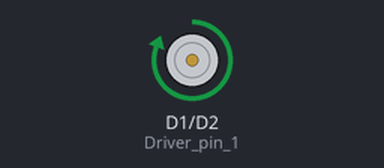
Recording of a program running on a simulated ESP8266 (Wemos D1 mini). Shown: motor-driver pin pairs drawn as motors (green arrow = first pin HIGH = forward, orange = second pin HIGH = backward, longer = more drive). WiFi joins after 1.5 s; servers stay silent unless stated; what the program prints to the serial monitor is not drawn.

Above: at 9.54 s.
At 10.99 s:
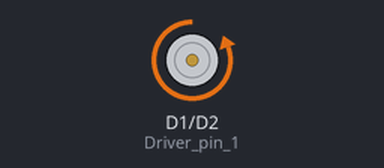
At 12.29 s:
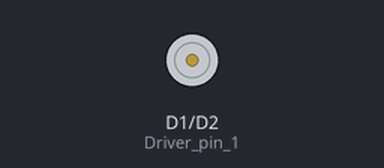
Timing chart, 0 to 12.6 s (numbered marks = the images above):
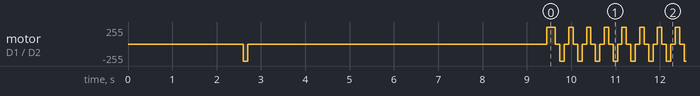

Measured:
- by itself, motor on D1 (Driver_pin_1) / D2 (Driver_pin_2): stopped → backward 255/255 at 2.6 s, → stopped 0.10 s later, → forward 255/255 6.7 s later, → stopped 0.20 s later, … (1207 changes in this stretch)

The program:

main.cpp
```cpp
#include <TimeLib.h>              //https://github.com/PaulStoffregen/Time
#include <ESP8266WiFi.h>
#include <WiFiUdp.h>
#include <WiFiManager.h>          //https://github.com/tzapu/WiFiManager
#include "drv8871.h"              //https://www.adafruit.com/product/3190

#define DCDC_Enable_Pin  D3
#define Driver_pin_1     D1
#define Driver_pin_2     D2


//function prototypes:
time_t getNtpTime();
int getDst(time_t epoch);
void sendNTPpacket(IPAddress &address);

DRV8871 driver(Driver_pin_1,Driver_pin_2);

//Buffers to hold current state of actual clock hardware:
unsigned int clockHours = 0;
unsigned int clockMinutes = 0;

// NTP Servers:
static const char ntpServerName[] = "dk.pool.ntp.org";

const int timeZone = 1;     // Central European Time

WiFiUDP Udp;
unsigned int localPort = 9001;  // local port to listen for UDP packets

void configModeCallback (WiFiManager *myWiFiManager) {
  Serial.println("Entered config mode");
  Serial.println("AP: " + myWiFiManager->getConfigPortalSSID());
  Serial.println("IP: " + WiFi.softAPIP().toString());
}

void DCDCcontrol(bool power){
  if(power){
    pinMode(Driver_pin_1,OUTPUT);
    pinMode(Driver_pin_2,OUTPUT);
    driver.coast(); //Set pins to GND
    digitalWrite(DCDC_Enable_Pin,HIGH); //Power On.
  }
  else{  //Should set pins to High impedace mode .. but maybe it's just INPUT_PULLUP??
    driver.brake(); //set pins to 5V
    pinMode(Driver_pin_1,INPUT);
    pinMode(Driver_pin_2,INPUT);
    digitalWrite(DCDC_Enable_Pin,LOW); //Power Off.
  }
  //TODO: measure and calibrate DCDC startup time
  delay(100); //let the step-up converter settle in.
}

void tick(int minutes){
  static bool polarity = LOW; //the westerstrand hadware requires every other 24V pulse to have reverse polarity

  unsigned long callTime = millis();
  int runTime = 1;

  DCDCcontrol(true);

 // for (int n = 0; n < minutes; n++) //Pulse n minutes
  while(minutes>0)
  {
    if(polarity) driver.forward();
    else driver.reverse();
    delay(100); //wait for the minute hand to move
    driver.coast(); //release the outputs of the motor driver.
    delay(100); //wait for the hardware to calm down from a pulse
    polarity = !polarity; //flip the polarity.

    //update memory to reflect hardware state:
    clockMinutes++;
    if(clockMinutes == 60) clockHours++;
    clockMinutes = clockMinutes % 60; //minutes go from 0 to 59
    clockHours = clockHours % 12; //hours go from 0 to 11

    Serial.print(minutes); Serial.print("  "); Serial.write(0x8); Serial.write(0x8); Serial.write(0x8); Serial.write(0x8); Serial.write(0x8);

    minutes--;
  }

  DCDCcontrol(false);
  //delay(1500); //let the DCDC calm down
}

unsigned int getTicksToTime(int h, int m){
  //12 hour format of hourFormat12() is 1-12
  //12 hour format of clockHours is 0-11
  h = h % 12;

  if(m==0 && (clockHours+1)%12 == h) return 1; //At the start of each hour...

  int deltaHours = h - clockHours;
  if(deltaHours<0) deltaHours = 12 + deltaHours; //if clock is ahead of time (adding a negative number)

  int deltaMinutes = m - clockMinutes;
  if(deltaMinutes<0) deltaMinutes = 60 + deltaMinutes;

  unsigned int ticks = deltaMinutes + 60 * deltaHours;

  if(ticks) {Serial.print("Deltatime is "); Serial.print(ticks); Serial.print(" minutes. "); Serial.print("("); Serial.print(deltaHours); Serial.print(" hours and "); Serial.print(deltaMinutes); Serial.println(" minutes)");}
  return ticks;
}


void setup()
{
  Serial.begin(115200);

  pinMode(DCDC_Enable_Pin, OUTPUT);
  digitalWrite(DCDC_Enable_Pin, LOW); //default to Off

  delay(2500);

  tick(1); //tick one minute to make sure clock hardware polarity is known.

  Serial.println("ON! .. did you hear a tick? you have five seconds to set the time to 12:01!");
  delay(5000); //wait five seconds for user to readjust the minute hand, in case it didn't move.

  WiFi.hostname("NTPClock");

  //WiFiManager
  //Local intialization. Once its business is done, there is no need to keep it around
  WiFiManager wifiManager;
  Serial.println("Connecting to wifi..");
  wifiManager.setAPCallback(configModeCallback); //set callback that gets called when connecting to previous WiFi fails, and enters Access Point mode
  wifiManager.setConnectTimeout(30); //try to connect to known wifis for a long time before defaulting to AP mode

  //fetches ssid and pass and tries to connect
  //if it does not connect it starts an access point with the specified name
  //and goes into a blocking loop awaiting configuration
  if (!wifiManager.autoConnect("westerstrand_wifi_config")) {
    Serial.println("failed to connect and hit timeout");
    ESP.restart(); //reset and try again, or maybe put it to deep sleep
  }

  Serial.println();
  Serial.print("WiFi up!");
  Serial.print("  IPv4: ");
  Serial.println(WiFi.localIP());

  Udp.begin(localPort);
  Serial.print("Local port: ");
  Serial.println(Udp.localPort());
  Serial.println("waiting for sync");
  setSyncProvider(getNtpTime);
  setSyncInterval(3600); //Sync every hour
}

time_t prevDisplay = 0; // when the digital clock was displayed
unsigned int deltaTimeInMinutes;

void loop()
{
  if (timeStatus() != timeNotSet) {
    if (minute() != minute(prevDisplay)) { //only change time if a minute has passed.

      Serial.println();
      Serial.print("Actual time is: "); Serial.print(hourFormat12()); Serial.print(":"); Serial.print(minute()); Serial.print(", Hardware time is: "); Serial.print(clockHours); Serial.print(":"); Serial.println(clockMinutes);

      //check three times (first might be longer than a minute, second run might happen during a passing minute, in which case the third time wont.)
      for(int i = 0; i<3 ; i++){
      deltaTimeInMinutes = getTicksToTime(hourFormat12(),minute());
      tick(deltaTimeInMinutes);
      }

      Serial.print("Done! "); Serial.print("Actual time is: "); Serial.print(hourFormat12()); Serial.print(":"); Serial.print(minute()); Serial.print(", Hardware time is: "); Serial.print(clockHours); Serial.print(":"); Serial.println(clockMinutes);
      prevDisplay = now();
    }
  }
}


/*-------- NTP code ----------*/

const int NTP_PACKET_SIZE = 48; // NTP time is in the first 48 bytes of message
byte packetBuffer[NTP_PACKET_SIZE]; //buffer to hold incoming & outgoing packets

time_t getNtpTime()
{
  IPAddress ntpServerIP; // NTP server's ip address

  while (Udp.parsePacket() > 0) ; // discard any previously received packets
  Serial.println("Transmit NTP Request");
  // get a random server from the pool
  WiFi.hostByName(ntpServerName, ntpServerIP);
  Serial.print(ntpServerName);
  Serial.print(": ");
  Serial.println(ntpServerIP);
  sendNTPpacket(ntpServerIP);
  uint32_t beginWait = millis();
  while (millis() - beginWait < 3000) {
    int size = Udp.parsePacket();
    if (size >= NTP_PACKET_SIZE) {
      Serial.println("Receive NTP Response");
      Udp.read(packetBuffer, NTP_PACKET_SIZE);  // read packet into the buffer
      unsigned long secsSince1900;
      // convert four bytes starting at location 40 to a long integer
      secsSince1900 =  (unsigned long)packetBuffer[40] << 24;
      secsSince1900 |= (unsigned long)packetBuffer[41] << 16;
      secsSince1900 |= (unsigned long)packetBuffer[42] << 8;
      secsSince1900 |= (unsigned long)packetBuffer[43];

      uint32_t epochUTC=secsSince1900 - 2208988800UL;
      return epochUTC + timeZone * SECS_PER_HOUR + getDst(epochUTC);
      //return secsSince1900 - 2208988800UL + timeZone * SECS_PER_HOUR;
    }
  }
  Serial.println("No NTP Response :-(");
  return 0; // return 0 if unable to get the time
}

/*
 * Edited from avr-libc/include/util/eu_dst.h
 * (c)2012 Michael Duane Rice All rights reserved.
*/

//DST goes true on the last sunday of march @ 2:00 (CET)
//DST goes false on the last sunday of october @ 3:00 (CEST)

#define MARCH 3
#define OCTOBER 10
#define SHIFTHOUR 2

int getDst(time_t epoch) { //eats local time (CET/CEST)

  uint8_t mon, mday, hh, day_of_week, d;
  int n;

  mon = month(epoch);
  day_of_week = weekday(epoch)-1; //paul's library sets sunday==1, this code expects "days since sunday" http://www.cplusplus.com/reference/ctime/tm/
  mday = day(epoch)-1; //zero index the day as well
  hh = hour(epoch);

  if ((mon > MARCH) && (mon < OCTOBER)) return 3600;
  if (mon < MARCH) return 0;
  if (mon > OCTOBER) return 0;

  //determine mday of last Sunday
  n = mday;
  n -= day_of_week;
  n += 7;
  d = n % 7;  // date of first Sunday
  if(d==0) d=7; //if the month starts on a monday, the first sunday is on the seventh.

  n = 31 - d;
  n /= 7; //number of Sundays left in the month

  d = d + 7 * n;  // mday of final Sunday

  //If the 1st of the month is a thursday, the last sunday will be on the 25th.
  //Apparently this algorithm calculates it to be on the 32nd...
  //Dirty fix, until something smoother comes along:
  if(d==31) d=24;

  if (mon == MARCH) {
    if (d > mday) return 0;
    if (d < mday) return 3600;
    if (hh < SHIFTHOUR) return 0;
    return 3600;
  }
  //the month is october:
  if (d > mday) return 3600;
  if (d < mday) return 0;
  if (hh < SHIFTHOUR+1) return 3600;
  return 0;
}

// send an NTP request to the time server at the given address
void sendNTPpacket(IPAddress &address)
{
  // set all bytes in the buffer to 0
  memset(packetBuffer, 0, NTP_PACKET_SIZE);
  // Initialize values needed to form NTP request
  // (see URL above for details on the packets)
  packetBuffer[0] = 0b11100011;   // LI, Version, Mode
  packetBuffer[1] = 0;     // Stratum, or type of clock
  packetBuffer[2] = 6;     // Polling Interval
  packetBuffer[3] = 0xEC;  // Peer Clock Precision
  // 8 bytes of zero for Root Delay & Root Dispersion
  packetBuffer[12] = 49;
  packetBuffer[13] = 0x4E;
  packetBuffer[14] = 49;
  packetBuffer[15] = 52;
  // all NTP fields have been given values, now
  // you can send a packet requesting a timestamp:
  Udp.beginPacket(address, 123); //NTP requests are to port 123
  Udp.write(packetBuffer, NTP_PACKET_SIZE);
  Udp.endPacket();
}
```
